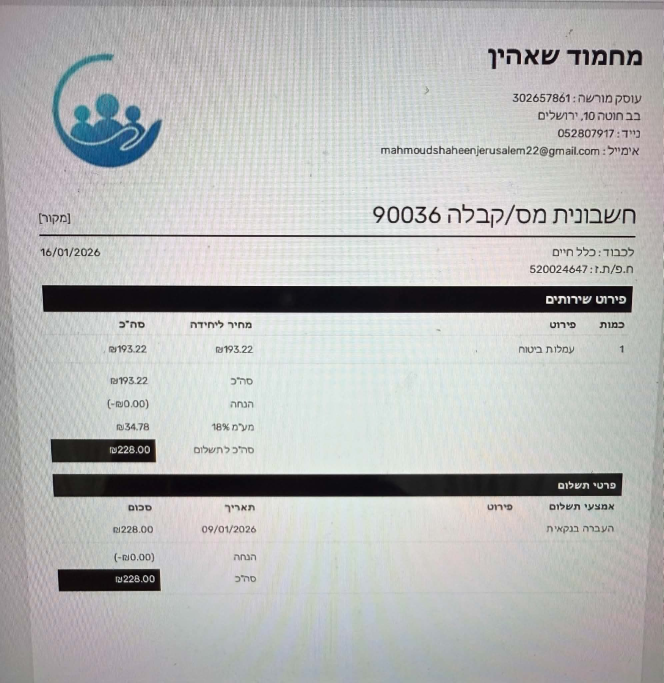
#> input picture ocr-tests/photo_2.jpg, 1990 x 2047 px (shown at 1/3 size)
$ python test_ocr.py
#> lines starting #> are read from the running program, lines starting #| are printed output that depends on the picture; after the words box and inside, x2 and y2 are one past the last pixel; in counts of white or black regions, pixels touching at a corner belong together
from pathlib import Path

import cv2
import pytesseract
from pytesseract import Output


# -------------------------------------------------
# CONFIG
# -------------------------------------------------

BASE_DIR = Path(__file__).resolve().parent
IMAGE_PATH = BASE_DIR / "photo_2.jpg"
RESULTS_DIR = BASE_DIR / "results"

TESSERACT_PATH = r"C:\Program Files\Tesseract-OCR\tesseract.exe"

pytesseract.pytesseract.tesseract_cmd = TESSERACT_PATH

# Main language choice for this invoice:
# Hebrew is dominant, English is useful for email / latin text.
LANGUAGES = [
    "heb+eng",
    "eng+heb",
]

# Best PSM candidates for this invoice layout
PSM_MODES = [4, 11]


# -------------------------------------------------
# VALIDATION
# -------------------------------------------------

if not IMAGE_PATH.exists():
    raise FileNotFoundError(
        f"Image not found:\n{IMAGE_PATH}"
    )

RESULTS_DIR.mkdir(exist_ok=True)


# -------------------------------------------------
# LOAD IMAGE
# -------------------------------------------------

original = cv2.imread(str(IMAGE_PATH))
#> original is the input picture: shape (2047, 1990, 3); mean B, G, R 182.1, 183.1, 182.2

if original is None:
    raise RuntimeError(
        f"OpenCV could not read image:\n{IMAGE_PATH}"
    )


# -------------------------------------------------
# PREPROCESSING
# -------------------------------------------------

gray = cv2.cvtColor(
    original,
    cv2.COLOR_BGR2GRAY
)

# Upscale to help OCR
upscaled = cv2.resize(
    gray,
    None,
    fx=2,
    fy=2,
    interpolation=cv2.INTER_CUBIC
)
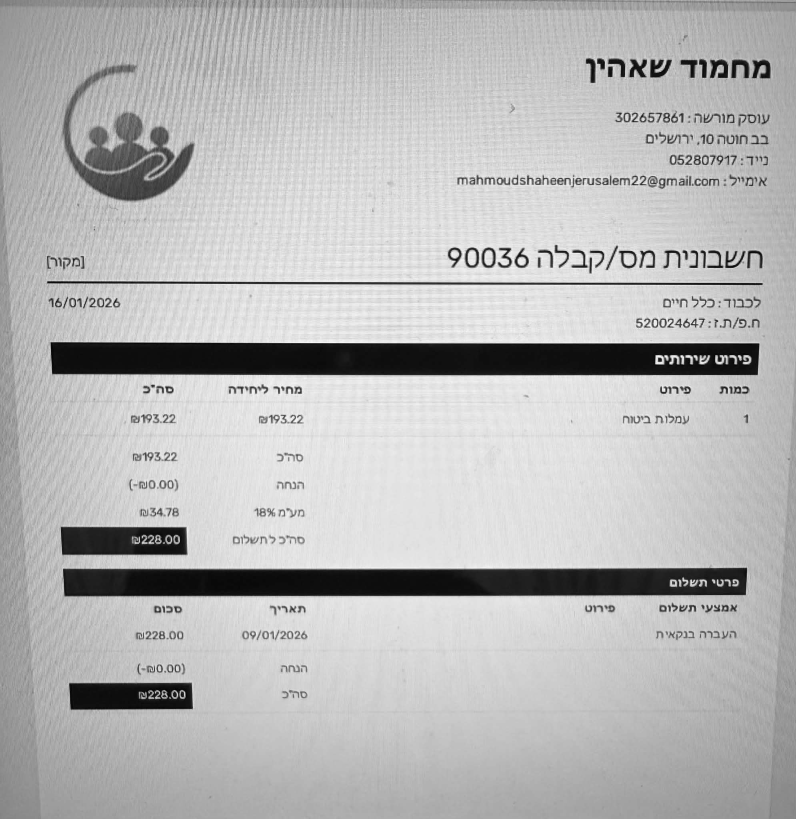
#> upscaled: shape (4094, 3980) (shown at 1/5 size); min 0, max 255, mean 182.7

# Light denoising
blurred = cv2.GaussianBlur(
    upscaled,
    (3, 3),
    0
)

# Adaptive thresholding
thresholded = cv2.adaptiveThreshold(
    blurred,
    255,
    cv2.ADAPTIVE_THRESH_GAUSSIAN_C,
    cv2.THRESH_BINARY,
    31,
    11
)
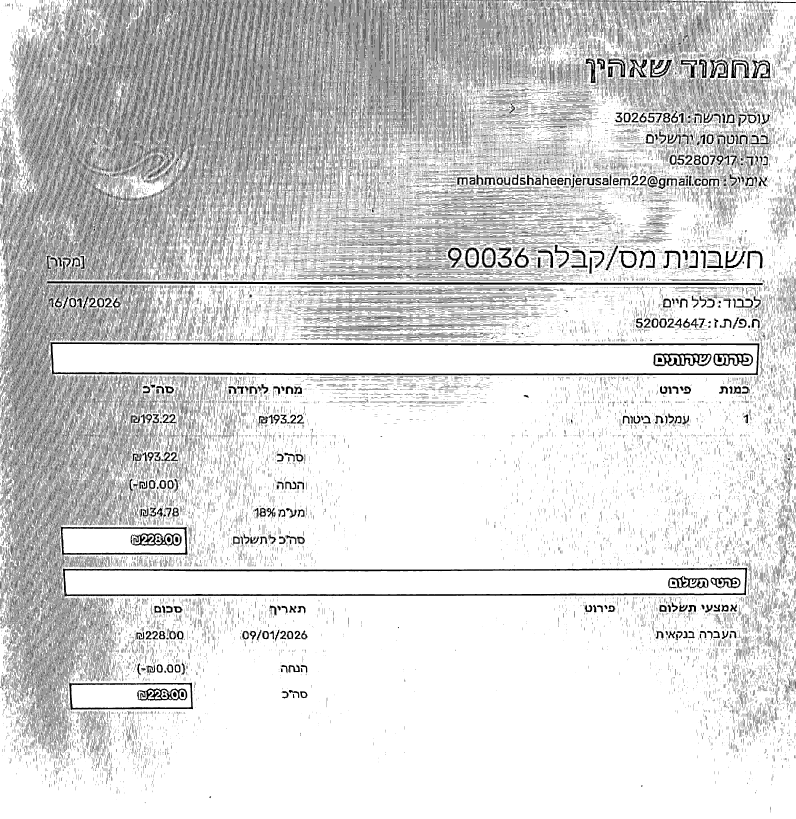
#> thresholded: shape (4094, 3980) (shown at 1/5 size); 83.9% white; 47622 black regions (33980 under 20 px), largest, box (x1, y1, x2, y2) and area: (252, 1711, 3797, 1961) 61619, (314, 2838, 3736, 3341) 55314, (235, 1404, 3814, 1426) 37524


# Save preprocessing outputs
cv2.imwrite(
    str(RESULTS_DIR / "01_gray.jpg"),
    gray
)

cv2.imwrite(
    str(RESULTS_DIR / "02_upscaled.jpg"),
    upscaled
)

cv2.imwrite(
    str(RESULTS_DIR / "03_thresholded.jpg"),
    thresholded
)


# -------------------------------------------------
# TEST IMAGES
# -------------------------------------------------

images_to_test = {
    "original": original,
    "gray": gray,
    "thresholded": thresholded,
}


# -------------------------------------------------
# OCR LOOP
# -------------------------------------------------

for image_name, image in images_to_test.items():

    for language in LANGUAGES:

        for psm in PSM_MODES:

            config = f"--oem 1 --psm {psm}"

            print("\n" + "=" * 80)
            print(
                f"IMAGE={image_name} | "
                f"LANG={language} | "
                f"PSM={psm}"
            )
            print("=" * 80)

            # -----------------------------------------
            # OCR TEXT
            # -----------------------------------------

#> (the run stopped early here; a loop or call above may not have finished)

$ run again, with ocr-benchmarks/images-tests/photo_3 (1).jpg copied over ocr-tests/photo_2.jpg
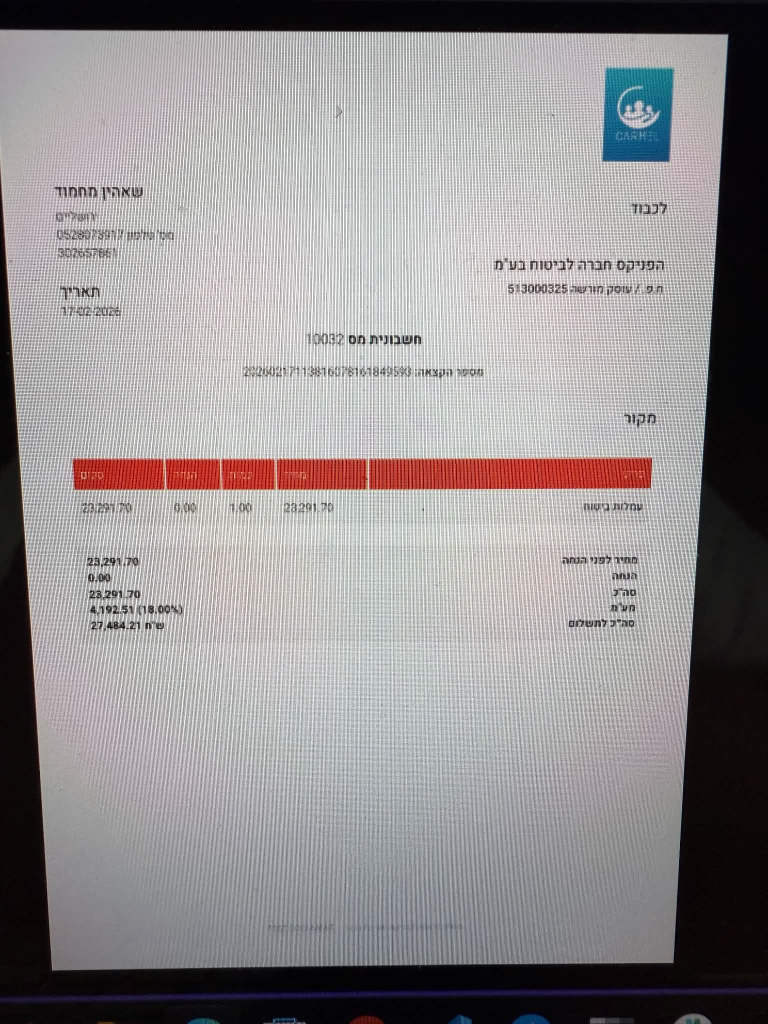
#> input picture ocr-benchmarks/images-tests/photo_3 (1).jpg, 1536 x 2048 px (shown at 1/2 size)
#> original is the input picture: shape (2048, 1536, 3); mean B, G, R 144.7, 143.8, 147.6
#> `gray = cv2.cvtColor( original, cv2.COLOR_BGR2GRAY )`:
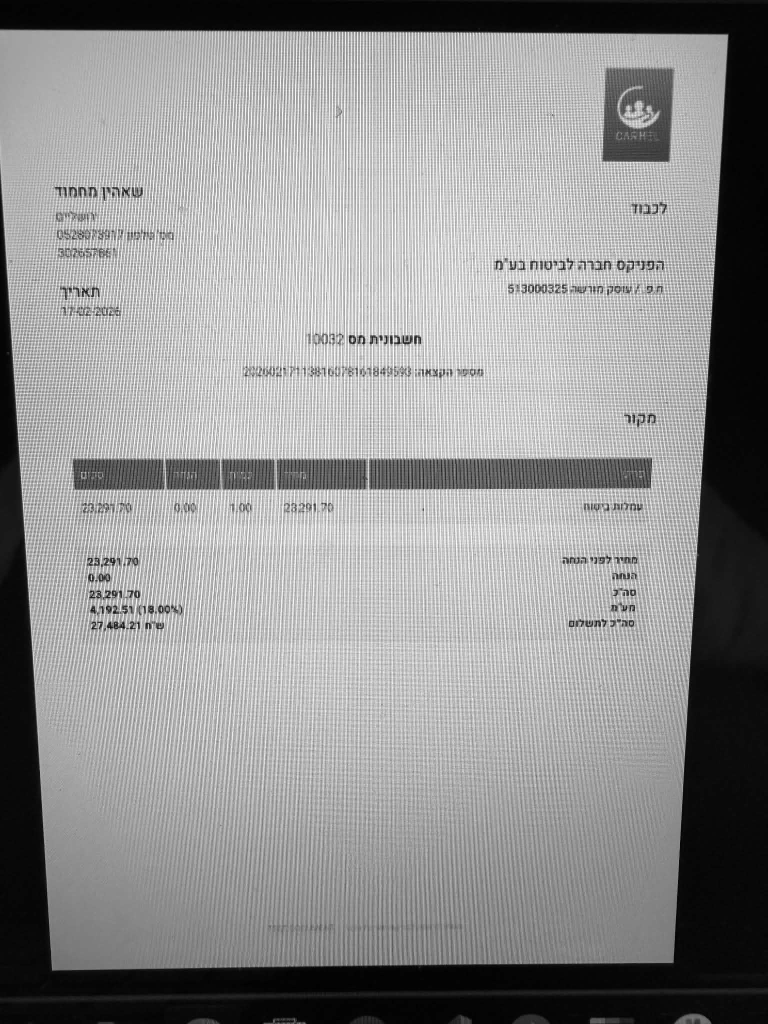
#> gray: shape (2048, 1536) (shown at 1/2 size); min 0, max 255, mean 145
#> `thresholded = cv2.adaptiveThreshold( blurred, 255, cv2.ADAPTIVE_THRESH..`:
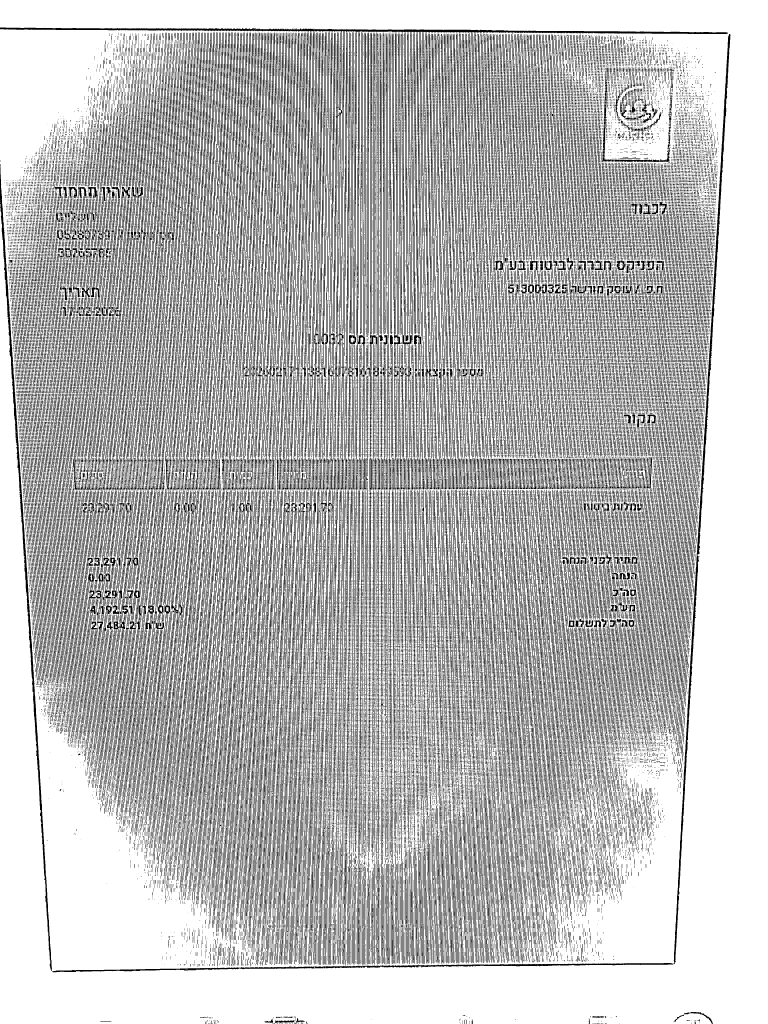
#> thresholded: shape (4096, 3072) (shown at 1/4 size); 73% white; black in thin lines or dots
